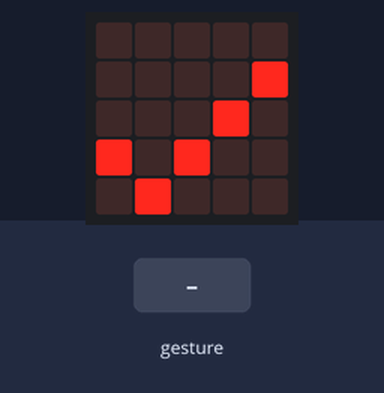
A program run on a simulated BBC micro:bit running MicroPython. Parts: the board's 5×5 LED display. The test bench sets the inputs (shaded band). A tilt is held for 1.5 s and a shake lasts 1 s, then the board lies face up again.

Above: at 1.2 s.
1.3 s: gesture 'shake'
At 1.9 s:
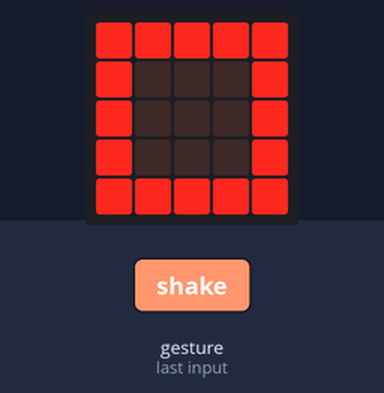
Timing chart, 0 to 4.3 s (numbered marks = the images above; inputs shaded):
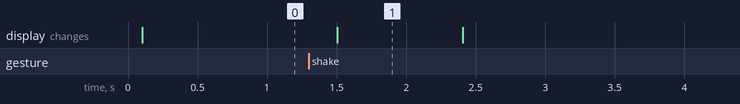

The program:

C_gestos_minim.py
```python
# Solucionari Repte SA8-C · Control per gestos (REQUISIT MINIM)
# Reconeix almenys DOS gestos i hi associa una accio (mostrar una icona).
# Es una "IA" basada en regles (classificador senzill fet a ma).

from microbit import *

while True:
    if accelerometer.was_gesture("shake"):
        display.show(Image.SQUARE)        # gest 1: sacseig
    elif accelerometer.was_gesture("face up"):
        display.show(Image.YES)           # gest 2: pla cara amunt
    sleep(100)
```

Measured:
- after the input at 1.3 s, the display: changes after 0.20 s (image 1)
- what the display in image 1 shows lasts 0.9 s, from 1.5 s to 2.4 s
